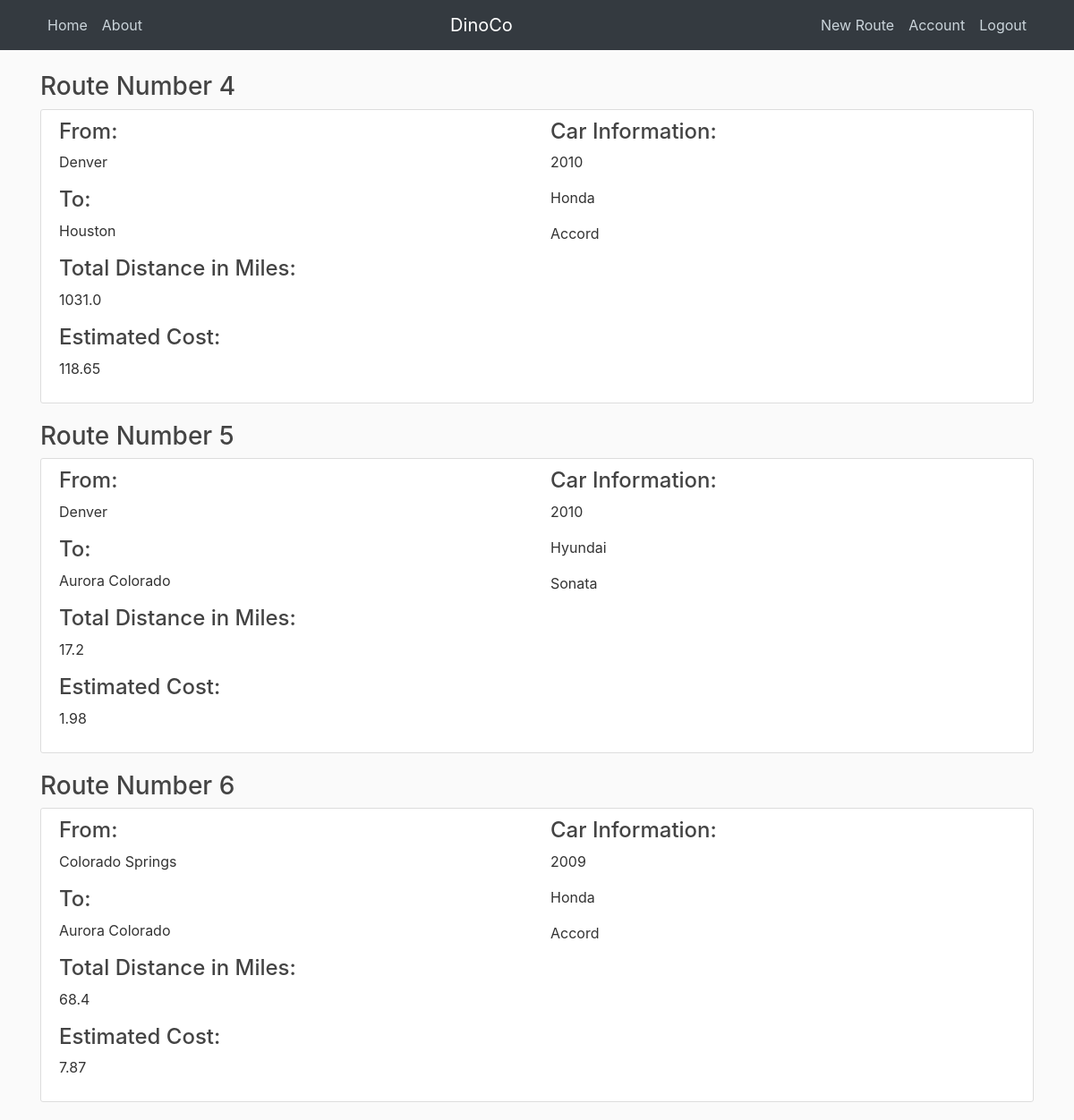
Screenshot of /home (signed in) with the database file from the repository.
### travelapp/models.py (models this page shows, shortened)
class Routes(db.Model):
    id = db.Column(db.Integer, primary_key=True)
    start = db.Column(db.String(120), nullable=False)
    end = db.Column(db.String(120), nullable=False)
    make = db.Column(db.String(20), nullable=False)
    model = db.Column(db.String(20), nullable=False)
    year = db.Column(db.Integer, nullable=False)
    dist = db.Column(db.Float)
    cost = db.Column(db.Float)

### travelapp/routes.py (the view)
@app.route("/")
@app.route("/home")
def home():
    posts = Routes.query.all()
    return render_template('home.html', posts=posts)

### travelapp/models.py (called while the page is built)
@login_manager.user_loader
def load_user(user_id):
    return User.query.get(int(user_id))

### travelapp/templates/home.html (shortened to what this page needs)
{% extends "layout.html" %}
{% block content %}
{% for item in posts %}
<h3>
  Route Number {{item.id}}</h3>
  <article class="media content-section">
    <div class="media-body">
      <div class="row">
        <div class="col-md-6">
          <h4>From:</h4>
          <p class="article-content">{{ item.start }}</p>
          <h4>To:</h4>
          <p class="article-content">{{ item.end }}</p>
          <h4>Total Distance in Miles:</h4>
          <p class="article-content">{{ item.dist }}</p>
          <h4>Estimated Cost:</h4>
          <p class="article-content">{{ item.cost }}</p>
        </div>
        <div class="col-md-6">
          <h4>Car Information:</h4>
          <p class="article-content">{{ item.year }}</p>
          <p class="article-content">{{ item.make }}</p>
          <p class="article-content">{{ item.model }}</p>
        </div>
      </div>
    </div>
  </article>
  {% endfor %}
  {% endblock content %}

### travelapp/static/main.css (style rules this page uses)
body { background: #fafafa; color: #333333; margin-top: 5rem; }
h1, h2, h3, h4, h5, h6 { color: #444444; }
.content-section { background: #ffffff; padding: 10px 20px; border: 1px solid #dddddd; border-radius: 3px; margin-bottom: 20px; }
.article-content { white-space: pre-line; }

### rows the page displays
Routes: id "4", start "Denver", end "Houston", dist "1031.0", cost "118.65", year "2010", make "Honda", model "Accord"
Routes: id "5", start "Denver", end "Aurora Colorado", dist "17.2", cost "1.98", year "2010", make "Hyundai", model "Sonata"
Routes: id "6", start "Colorado Springs", end "Aurora Colorado", dist "68.4", cost "7.87", year "2009", make "Honda", model "Accord"
